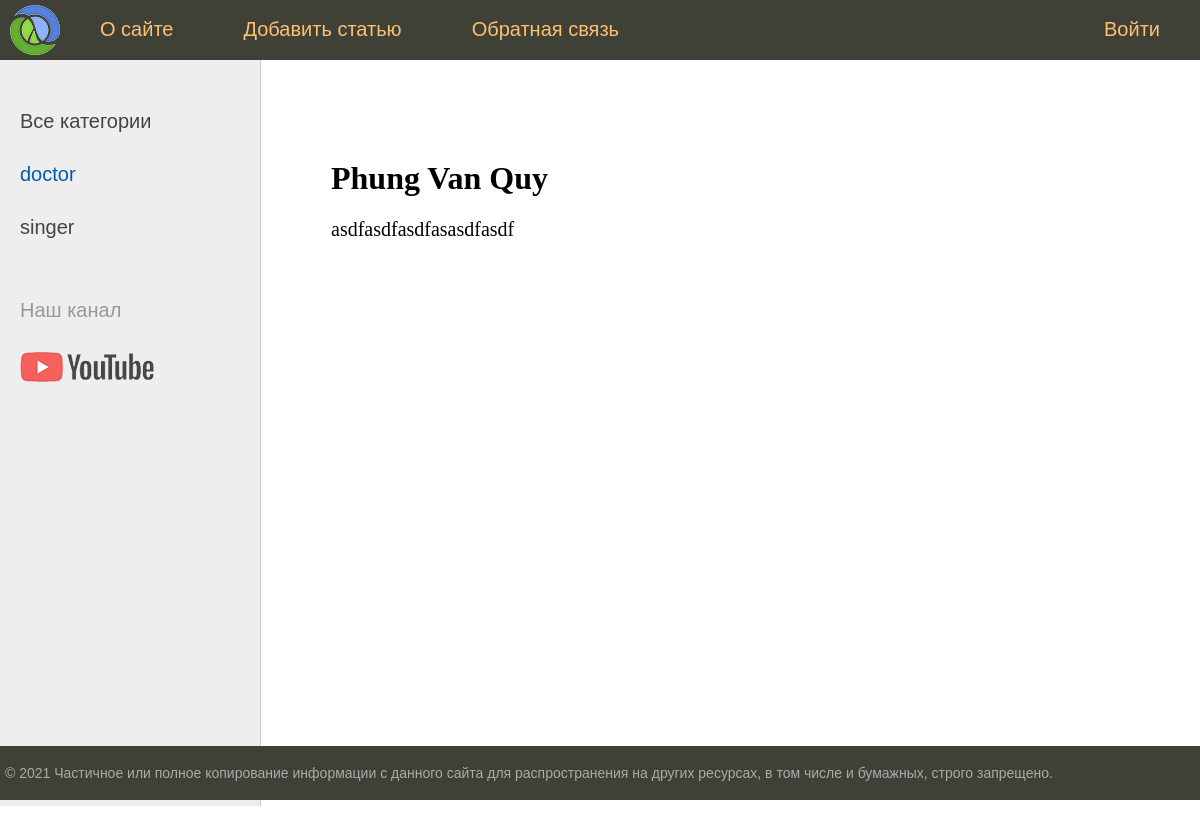
The page /post/1234/ on the database its author committed.
### women/models.py (models this page shows, shortened)
class Category(models.Model):
    name = models.CharField(max_length=100, db_index=True)
    slug = models.SlugField(max_length=255, unique=True, db_index=True, verbose_name="URL")
    def get_absolute_url(self):
        return reverse('category', kwargs={'cat_id': self.pk})
    class Meta:
        verbose_name = "Categorie"
        ordering = ['id', 'name']

class Women(models.Model):
    title = models.CharField(max_length=255)
    slug = models.SlugField(max_length=255, unique=True, db_index=True, verbose_name="URL")
    content = models.TextField(blank=True)
    photo = models.ImageField(upload_to="photos/%Y/%m/%d/")
    time_create = models.DateTimeField(auto_now_add=True)
    time_update = models.DateTimeField(auto_now=True)
    is_published = models.BooleanField(default=True)
    cat = models.ForeignKey('Category', on_delete=models.PROTECT)
    class Meta:
        verbose_name = "Popular Woman"
        ordering = ['time_create', 'title']

### women/views.py (the view)
# urls.py: path('post/<slug:post_slug>/', show_post, name='post'),
def show_post(request, post_slug):
    post = get_object_or_404(Women, slug=post_slug)
    context = {
        'post': post,
        'menu': menu,
        'title': post.title,
        'cat_selected': post.cat_id,
    }
    return render(request, 'women/post.html', context=context)

### women/templatetags/women_tags.py (called while the page is built)
@register.inclusion_tag('women/list_categories.html')
def show_categories(sort=None, cat_selected=0):
    if not sort:
        cats = Category.objects.all()
    else:
        cats = Category.objects.order_by(sort)
    return {'cats': cats, "cat_selected": cat_selected}

### women/templates/women/post.html (shortened to what this page needs)
{% extends 'women/base.html' %}
{% block content %}
<h1>{{post.title}}</h1>
{{post.content|linebreaks}}
{% endblock %}

### women/templates/women/list_categories.html
{% for c in cats %}
	{% if c.pk == cat_selected %}
		<li class="selected">{{c.name}}</li>
	{% else %}
		<li><a href="{{ c.get_absolute_url }}">{{c.name}}</a></li>
	{% endif %}
{% endfor %}

### women/static/women/css/styles.css (style rules this page uses)
html, body { font-family: "Arial"; margin: 0; padding: 0; height: 100%; width: 100%; color: #444; }
a { color: #0059b2; text-decoration: none; }
.left-chapters ul li { margin: 30px 0 0 0; color: #999; }
.left-chapters ul li.selected { color: #0059b2; }
.left-chapters ul li a { color: #444; text-decoration: none; }
.content-text h1 { font-size: 32px; }

### rows shown on the page
Category: name "doctor"
Category: name "singer"
Women: title "Phung Van Quy", content "asdfasdfasdfasasdfasdf"

### other values the page prints
{{ m.title }} "О сайте" "Добавить статью" "Обратная связь"
{{ m.title }} "Войти"
